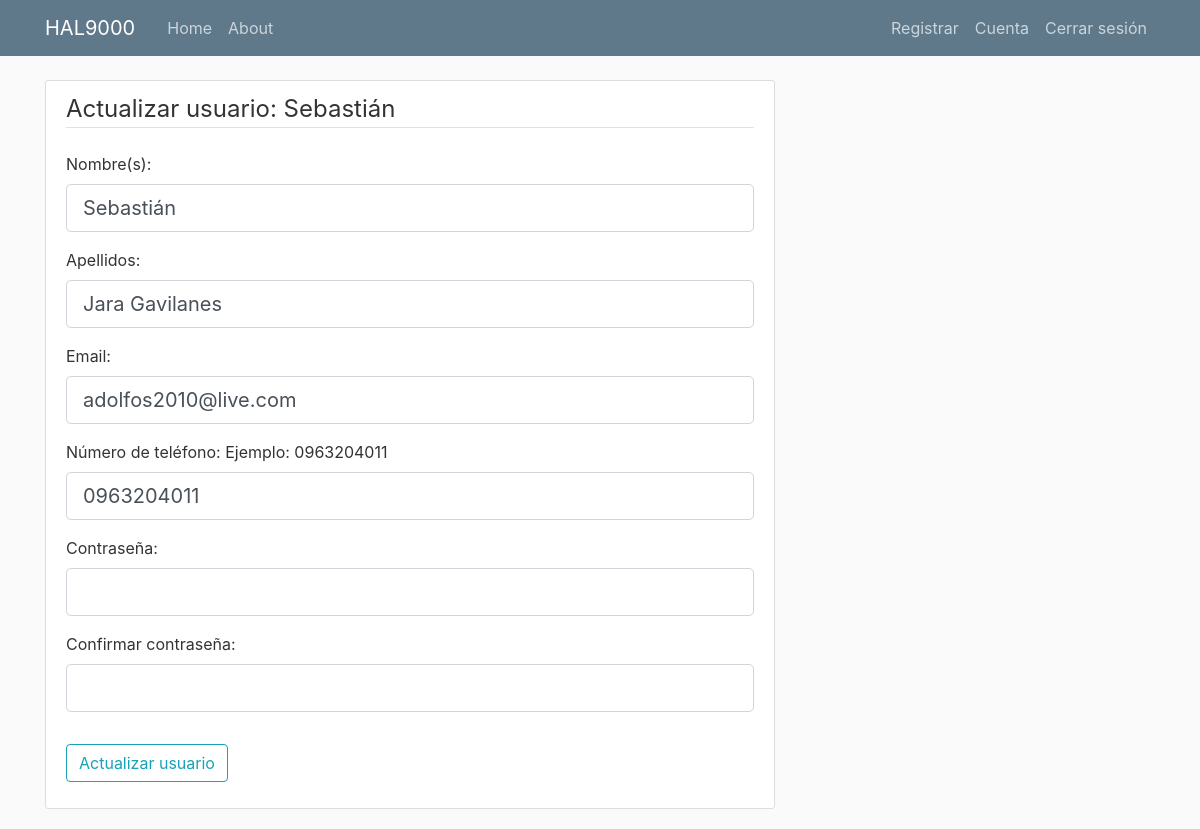
Page /actualizarUsuarioPrincipal (signed in) on the committed database.
### bot_backend/models.py (models this page shows, shortened)
class Usuario(db.Model, UserMixin):
    id = db.Column(db.Integer, primary_key=True)
    nombre = db.Column(db.String(75), nullable=False)
    apellido = db.Column(db.String(75), nullable=False)
    email = db.Column(db.String(120), nullable=False)
    password = db.Column(db.String(100), nullable=False)
    tipo = db.Column(db.String(20), nullable=False)
    telefono = db.Column(db.String(20), nullable=False)
    telegram_chat_id = db.Column(db.String(20), nullable=True)
    casa_id = db.Column(db.Integer, db.ForeignKey("casa.id"), nullable=True)

### bot_backend/routes.py (the view)
@app.route("/actualizarUsuarioPrincipal", methods=['POST', "GET"])
def actualizarUsuarioPrincipal():
    form = UpdateSubUserForm()
    if form.validate_on_submit():
        current_user.nombre = form.nombre.data.title()
        current_user.apellido = form.apellido.data.title()
        current_user.email = form.email.data
        current_user.password = bcrypt.generate_password_hash(
            form.password.data).decode("utf-8")
        current_user.telefono = form.telefono.data
        db.session.query(Usuario).filter(Usuario.id==current_user.id).update({"nombre":form.nombre.data.title(), "apellido":form.apellido.data.title(), "email":form.email.data, "telefono":form.telefono.data, "password":bcrypt.generate_password_hash(
            form.password.data).decode("utf-8")})
        db.session.commit()
        flash('Usuario actualizado', category="success")
        return redirect(url_for('cuenta'))
    elif request.method == 'GET':
        form.nombre.data = current_user.nombre
        form.apellido.data = current_user.apellido
        form.email.data = current_user.email
        form.telefono.data = current_user.telefono
    return render_template("actualizarUsuarios.html", title="Actualizar Usuarios" , usuarioSeleccionado=current_user, form=form)

### bot_backend/forms.py (shortened to what this page needs)
class UpdateSubUserForm(FlaskForm):
    nombre = StringField("Nombre(s): ", validators=[DataRequired(), Length(2,75)])
    apellido = StringField("Apellidos: ", validators=[DataRequired(), Length(2,75)])
    email = StringField("Email: ", validators=[DataRequired(),Email()])
    telefono = StringField("Número de teléfono: Ejemplo: 0963204011", validators=[DataRequired(),Length(10,10)])
    password = PasswordField("Contraseña: ", validators=[DataRequired(), Length(2,32)])
    confirm_password = PasswordField("Confirmar contraseña: ", validators=[DataRequired(),
                                    Length(2,32), EqualTo("password")])
    submit = SubmitField("Actualizar usuario")

### bot_backend/models.py (called while the page is built)
@login_manager.user_loader
def load_user(usuario_id):
    return Usuario.query.get(int(usuario_id))

### bot_backend/templates/actualizarUsuarios.html (shortened to what this page needs)
{% extends "layout.html" %}
{% block content %}
<div class="content-section">
    <form method="POST" action="">
        <fieldset class="form-group">
            <legend class="border-bottom mb-4">
                Actualizar usuario: {{ usuarioSeleccionado.nombre }}
            </legend>
            <div class="form-group">
                {{ form.nombre.label(class="form-control-label") }}
                {% if form.nombre.errors %}
                {{ form.nombre(class="form-control form-control-lg is-invalid") }}
                <div class="invalid-feedback">
                    {% for error in form.nombre.errors %}
                    <span>{{ error }}</span>
                    {% endfor %}
                </div>
                {% else %}
                {{ form.nombre(class="form-control form-control-lg") }}
                {% endif %}
            </div>
            <div class="form-group">
                {{ form.apellido.label(class="form-control-label") }}
                {% if form.apellido.errors %}
                {{ form.apellido(class="form-control form-control-lg is-invalid") }}
                <div class="invalid-feedback">
                    {% for error in form.apellido.errors %}
                    <span>{{ error }}</span>
                    {% endfor %}
                </div>
                {% else %}
                {{ form.apellido(class="form-control form-control-lg") }}
                {% endif %}
            </div>
            <div class="form-group">
                {{ form.email.label(class="form-control-label") }}
                {% if form.email.errors %}
                {{ form.email(class="form-control form-control-lg is-invalid") }}
                <div class="invalid-feedback">
                    {% for error in form.email.errors %}
                    <span>{{ error }} </span>
                    {% endfor %}
                </div>
                {% else %}
                {{ form.email(class="form-control form-control-lg") }}
                {% endif %}
            </div>
            <div class="form-group">
                {{ form.telefono.label(class="form-control-label") }}
                {% if form.telefono.errors %}
                {{ form.telefono(class="form-control form-control-lg is-invalid") }}
                <div class="invalid-feedback">
                    {% for error in form.telefono.errors %}
                    <span>{{ error }} </span>
                    {% endfor %}
                </div>
                {% else %}
                {{ form.telefono(class="form-control form-control-lg") }}
                {% endif %}
            </div>
            <div class="form-group">
                {{ form.password.label(class="form-control-label") }}
                {% if form.password.errors %}
                {{ form.password(class="form-control form-control-lg is-invalid") }}
                <div class="invalid-feedback">
                    {% for error in form.password.errors %}
                    <span>{{ error }} </span>
                    {% endfor %}
                </div>
                {% else %}
                {{ form.password(class="form-control form-control-lg") }}
                {% endif %}
            </div>
            <div class="form-group">
                {{ form.confirm_password.label(class="form-control-label") }}
                {% if form.confirm_password.errors %}
                {{ form.confirm_password(class="form-control form-control-lg is-invalid") }}
                <div class="invalid-feedback">
                    {% for error in form.confirm_password.errors %}
                    <span>{{ error }} </span>
                    {% endfor %}
                </div>
                {% else %}
                {{ form.confirm_password(class="form-control form-control-lg") }}
                {% endif %}
            </div>
        </fieldset>
        <div class="form-group">
            {{ form.submit(class="btn btn-outline-info") }}
        </div>
    </form>
</div>
{% endblock content %}

### bot_backend/static/main.css (style rules this page uses)
body { background: #fafafa; color: #333333; margin-top: 5rem; }
.content-section { background: #ffffff; padding: 10px 20px; border: 1px solid #dddddd; border-radius: 3px; margin-bottom: 20px; }

### rows in the picture
Usuario: nombre "Sebastián", apellido "Jara Gavilanes", email "adolfos2010@live.com", telefono "0963204011"
